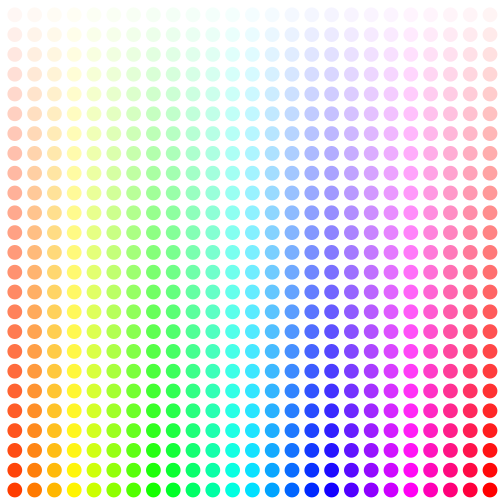
Frame 1 (no input)
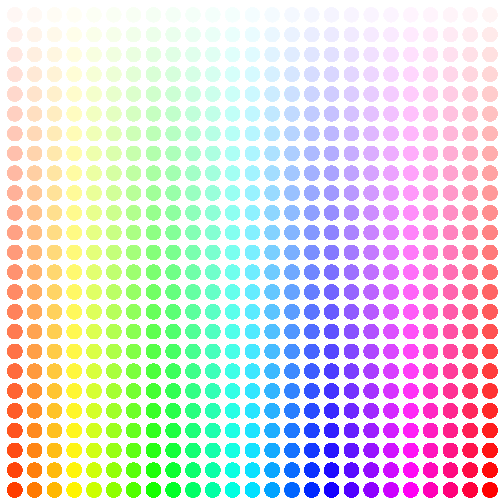
Frame 60 (the mouse pressed at the canvas centre just before this capture)
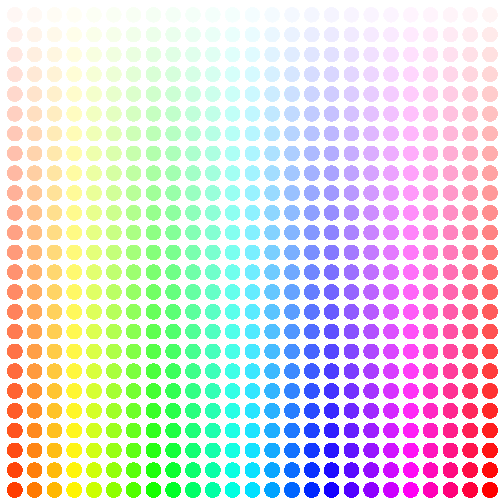
Frame 120 (the mouse held since frame 60 and released just before this capture)

The Processing sketch that drew these frames (run headless with seeded random() and noise(); from frame 60 on, the mouse is pressed at the canvas centre):

// Processing sketch: fp_pg_q_05_17
// ── fp_pg_q_05_17.pde
// 問題 5.17 図 5.7(a) に示すように横方向に色相，縦方向に彩度が変化する円を描画せよ．
void setup() {
  size(500, 500);
  background(255, 255, 255);
  colorMode(HSB, 100);
}

void draw() {
  float p = 5.0;
  float w = (width - (p * 26)) / 25;
  float h = 0;
  float s = 0;
  float b = 100;
  for(float x = w; x < (w + p) * 25; x+=(w + p)){
    s = 0;
    h += (100/25);
    for(float y = w; y < ((w + p) * 25); y+=(w + p)){
      // 色相 (Hue)H，彩度 (Saturation)S，明度 (Brightness)B
      s += (100/25);
      noStroke();
      fill(h, s, b);
      ellipse(x, y, w, w);
    }
  }
}
